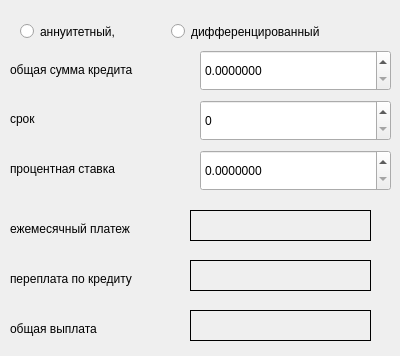
<?xml version="1.0" encoding="UTF-8"?>
<ui version="4.0">
 <class>credit_calc</class>
 <widget class="QWidget" name="credit_calc">
  <property name="geometry">
   <rect>
    <x>0</x>
    <y>0</y>
    <width>400</width>
    <height>356</height>
   </rect>
  </property>
  <property name="windowTitle">
   <string>Form</string>
  </property>
  <widget class="QRadioButton" name="radioButton">
   <property name="geometry">
    <rect>
     <x>20</x>
     <y>20</y>
     <width>112</width>
     <height>23</height>
    </rect>
   </property>
   <property name="text">
    <string>аннуитетный, </string>
   </property>
   <attribute name="buttonGroup">
    <string notr="true">buttonGroup</string>
   </attribute>
  </widget>
  <widget class="QRadioButton" name="radioButton_2">
   <property name="geometry">
    <rect>
     <x>171</x>
     <y>20</y>
     <width>191</width>
     <height>23</height>
    </rect>
   </property>
   <property name="text">
    <string>дифференцированный</string>
   </property>
   <attribute name="buttonGroup">
    <string notr="true">buttonGroup</string>
   </attribute>
  </widget>
  <widget class="QDoubleSpinBox" name="total_sum">
   <property name="geometry">
    <rect>
     <x>200</x>
     <y>50</y>
     <width>191</width>
     <height>41</height>
    </rect>
   </property>
   <property name="decimals">
    <number>7</number>
   </property>
   <property name="minimum">
    <double>0.000000000000000</double>
   </property>
   <property name="maximum">
    <double>100000000.000000000000000</double>
   </property>
  </widget>
  <widget class="QLabel" name="x_name_2">
   <property name="geometry">
    <rect>
     <x>10</x>
     <y>60</y>
     <width>181</width>
     <height>20</height>
    </rect>
   </property>
   <property name="text">
    <string>общая сумма кредита</string>
   </property>
  </widget>
  <widget class="QLabel" name="x_name_3">
   <property name="geometry">
    <rect>
     <x>10</x>
     <y>110</y>
     <width>151</width>
     <height>17</height>
    </rect>
   </property>
   <property name="text">
    <string>срок</string>
   </property>
  </widget>
  <widget class="QDoubleSpinBox" name="time">
   <property name="geometry">
    <rect>
     <x>200</x>
     <y>100</y>
     <width>191</width>
     <height>41</height>
    </rect>
   </property>
   <property name="decimals">
    <number>0</number>
   </property>
   <property name="minimum">
    <double>0.000000000000000</double>
   </property>
   <property name="maximum">
    <double>1000000.000000000000000</double>
   </property>
  </widget>
  <widget class="QLabel" name="x_name_4">
   <property name="geometry">
    <rect>
     <x>10</x>
     <y>160</y>
     <width>161</width>
     <height>17</height>
    </rect>
   </property>
   <property name="text">
    <string>процентная ставка</string>
   </property>
  </widget>
  <widget class="QDoubleSpinBox" name="percent">
   <property name="geometry">
    <rect>
     <x>200</x>
     <y>150</y>
     <width>191</width>
     <height>41</height>
    </rect>
   </property>
   <property name="decimals">
    <number>7</number>
   </property>
   <property name="minimum">
    <double>0.000000000000000</double>
   </property>
   <property name="maximum">
    <double>1000000.000000000000000</double>
   </property>
  </widget>
  <widget class="QLabel" name="x_name_5">
   <property name="geometry">
    <rect>
     <x>10</x>
     <y>220</y>
     <width>161</width>
     <height>17</height>
    </rect>
   </property>
   <property name="text">
    <string>ежемесячный платеж</string>
   </property>
  </widget>
  <widget class="QLabel" name="x_name_6">
   <property name="geometry">
    <rect>
     <x>10</x>
     <y>270</y>
     <width>161</width>
     <height>17</height>
    </rect>
   </property>
   <property name="text">
    <string>переплата по кредиту</string>
   </property>
  </widget>
  <widget class="QLabel" name="x_name_7">
   <property name="geometry">
    <rect>
     <x>10</x>
     <y>320</y>
     <width>161</width>
     <height>17</height>
    </rect>
   </property>
   <property name="text">
    <string>общая выплата</string>
   </property>
  </widget>
  <widget class="QLabel" name="month_payment">
   <property name="geometry">
    <rect>
     <x>190</x>
     <y>210</y>
     <width>181</width>
     <height>31</height>
    </rect>
   </property>
   <property name="whatsThis">
    <string>&lt;html&gt;&lt;head/&gt;&lt;body&gt;&lt;pre style=&quot; margin-top:12px; margin-bottom:12px; margin-left:0px; margin-right:0px; -qt-block-indent:0; text-indent:0px;&quot;&gt;&lt;span style=&quot; font-family:'monospace';&quot;&gt; label-&amp;gt;setAlignment(Qt::AlignBottom | Qt::AlignRight);&lt;/span&gt;&lt;/pre&gt;&lt;/body&gt;&lt;/html&gt;</string>
   </property>
   <property name="layoutDirection">
    <enum>Qt::RightToLeft</enum>
   </property>
   <property name="styleSheet">
    <string notr="true">QLabel {
  	font-size: 20px;
  	border-radius: 15px;
background-color: white;
}

qproperty-alignment: 'AlightRight';
</string>
   </property>
   <property name="frameShape">
    <enum>QFrame::Box</enum>
   </property>
   <property name="text">
    <string/>
   </property>
   <property name="alignment">
    <set>Qt::AlignRight|Qt::AlignTrailing|Qt::AlignVCenter</set>
   </property>
  </widget>
  <widget class="QLabel" name="overpayment">
   <property name="geometry">
    <rect>
     <x>190</x>
     <y>260</y>
     <width>181</width>
     <height>31</height>
    </rect>
   </property>
   <property name="whatsThis">
    <string>&lt;html&gt;&lt;head/&gt;&lt;body&gt;&lt;pre style=&quot; margin-top:12px; margin-bottom:12px; margin-left:0px; margin-right:0px; -qt-block-indent:0; text-indent:0px;&quot;&gt;&lt;span style=&quot; font-family:'monospace';&quot;&gt; label-&amp;gt;setAlignment(Qt::AlignBottom | Qt::AlignRight);&lt;/span&gt;&lt;/pre&gt;&lt;/body&gt;&lt;/html&gt;</string>
   </property>
   <property name="layoutDirection">
    <enum>Qt::RightToLeft</enum>
   </property>
   <property name="styleSheet">
    <string notr="true">QLabel {
  	font-size: 20px;
  	border-radius: 15px;
background-color: white;
}

qproperty-alignment: 'AlightRight';
</string>
   </property>
   <property name="frameShape">
    <enum>QFrame::Box</enum>
   </property>
   <property name="text">
    <string/>
   </property>
   <property name="alignment">
    <set>Qt::AlignRight|Qt::AlignTrailing|Qt::AlignVCenter</set>
   </property>
  </widget>
  <widget class="QLabel" name="total_payment">
   <property name="geometry">
    <rect>
     <x>190</x>
     <y>310</y>
     <width>181</width>
     <height>31</height>
    </rect>
   </property>
   <property name="whatsThis">
    <string>&lt;html&gt;&lt;head/&gt;&lt;body&gt;&lt;pre style=&quot; margin-top:12px; margin-bottom:12px; margin-left:0px; margin-right:0px; -qt-block-indent:0; text-indent:0px;&quot;&gt;&lt;span style=&quot; font-family:'monospace';&quot;&gt; label-&amp;gt;setAlignment(Qt::AlignBottom | Qt::AlignRight);&lt;/span&gt;&lt;/pre&gt;&lt;/body&gt;&lt;/html&gt;</string>
   </property>
   <property name="layoutDirection">
    <enum>Qt::RightToLeft</enum>
   </property>
   <property name="styleSheet">
    <string notr="true">QLabel {
  	font-size: 20px;
  	border-radius: 15px;
background-color: white;
}

qproperty-alignment: 'AlightRight';
</string>
   </property>
   <property name="frameShape">
    <enum>QFrame::Box</enum>
   </property>
   <property name="text">
    <string/>
   </property>
   <property name="alignment">
    <set>Qt::AlignRight|Qt::AlignTrailing|Qt::AlignVCenter</set>
   </property>
  </widget>
 </widget>
 <resources/>
 <connections/>
 <buttongroups>
  <buttongroup name="buttonGroup"/>
 </buttongroups>
</ui>
